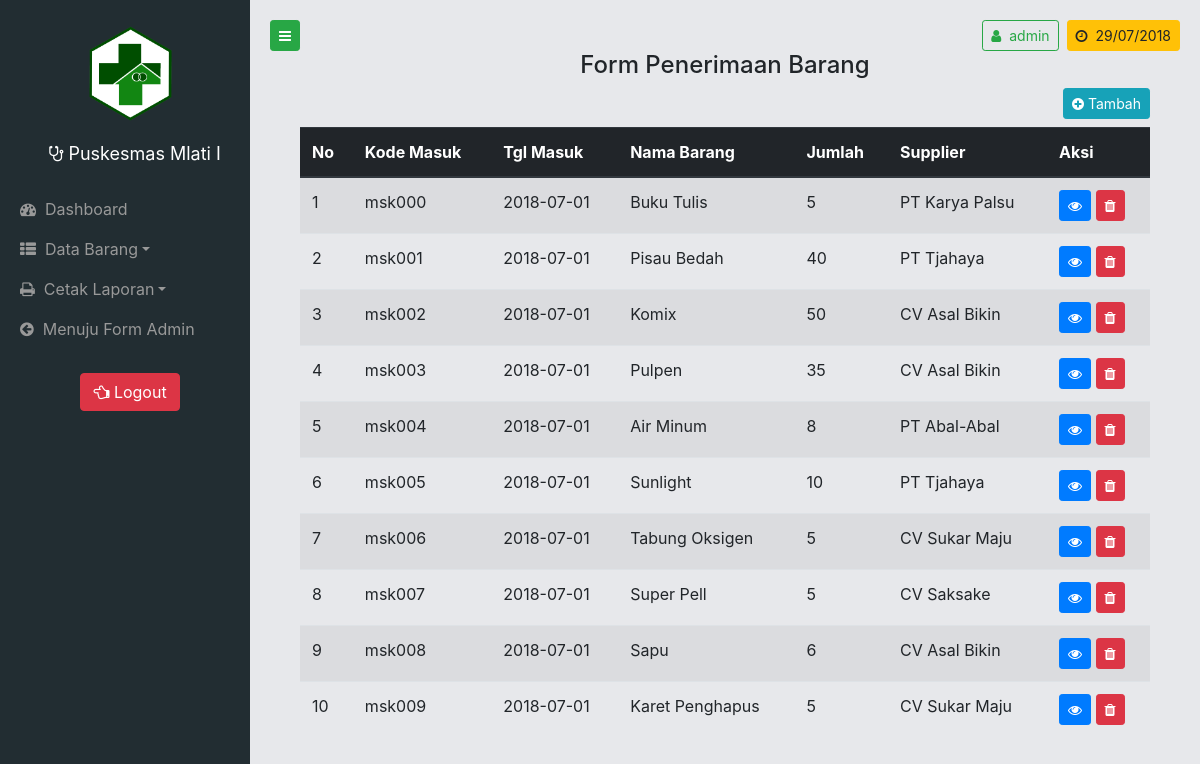
Before: /page/user/index.php?page=penerimaan (signed in) with the older database file.
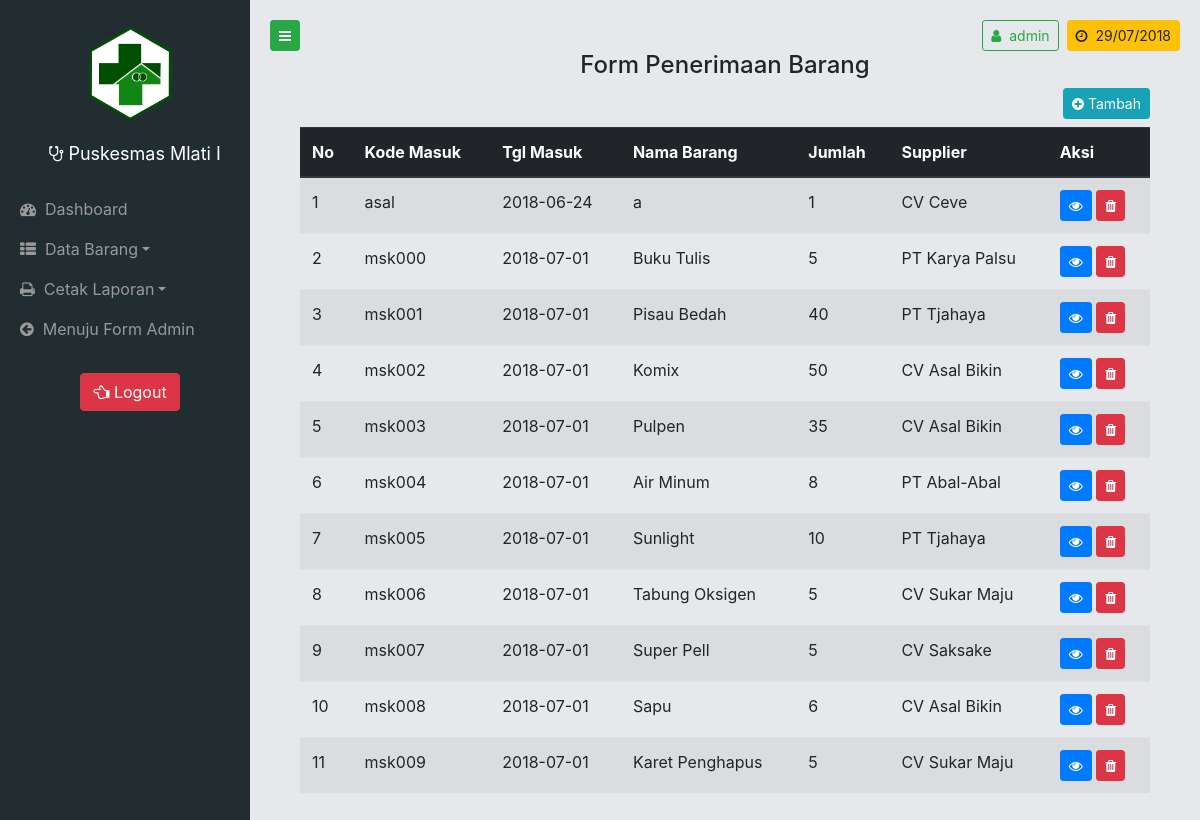
After: the same page with the newer database file.
### tables this page shows
CREATE TABLE `brgmasuk` (
  `kodemasuk` varchar(10) NOT NULL,
  `tglmasuk` date NOT NULL,
  `kodebrg` varchar(10) NOT NULL,
  `jumlah` int(10) NOT NULL
);

CREATE TABLE `barang` (
  `kodebrg` varchar(10) NOT NULL,
  `namabrg` varchar(50) NOT NULL,
  `kodejen` varchar(10) NOT NULL,
  `jumlah` int(10) NOT NULL,
  `harga` int(10) NOT NULL,
  `kodesatuan` varchar(10) NOT NULL,
  `tglmsk` date NOT NULL,
  `kodesup` varchar(10) NOT NULL,
  `foto` varchar(100) DEFAULT NULL
);

CREATE TABLE `supplier` (
  `kodesup` varchar(10) NOT NULL,
  `namasup` varchar(50) NOT NULL,
  `alamat` varchar(100) NOT NULL,
  `telp` int(15) NOT NULL,
  `kontak` varchar(30) NOT NULL,
  `ket` varchar(1000) DEFAULT NULL
);

### page/user/penerimaan.php (the view, shortened to what this page needs)
<?php
$sql = "SELECT brgmasuk.kodemasuk,brgmasuk.tglmasuk,barang.namabrg,brgmasuk.jumlah,supplier.namasup,barang.kodebrg,satuan.namasatuan,barang.foto FROM brgmasuk INNER JOIN barang ON brgmasuk.kodebrg = barang.kodebrg INNER JOIN supplier ON barang.kodesup = supplier.kodesup INNER JOIN satuan ON barang.kodesatuan = satuan.kodesatuan WHERE brgmasuk.jumlah!='0' ORDER BY brgmasuk.kodemasuk ASC";
$query = mysqli_query($con, $sql);
?>
<center>
	<h4>Form Penerimaan Barang</h4>
</center>
<div class="container-fluid mb-auto">
	<button type="button" class="btn btn-info btn-sm mb-2 float-right" onclick="showmodalmasuk();" data-toggle="tooltip" data-placement="left" title="Tambah Data">
		<i class="fa fa-plus-circle"></i>&nbsp;Tambah
	</button>
	<div class="table-responsive">
		<table class="table table-hover table-striped" id="tabbrgmasuk">
			<thead class="thead-dark">
				<tr>
					<th>No</th>
					<th>Kode Masuk</th>
					<th>Tgl Masuk</th>
					<th>Nama Barang</th>
					<th>Jumlah</th>
					<th>Supplier</th>
					<th>Aksi</th>
				</tr>
			</thead>
			<tbody>
				<?php
				$i = 1;
				while ($value = mysqli_fetch_row($query)) {
				?>
				<tr>
					<td><?php echo $i; ?></td>
					<td><?php echo $value[0] ?></td>
					<td><?php echo $value[1] ?></td>
					<td><?php echo $value[2] ?></td>
					<td><?php echo $value[3] ?></td>
					<td><?php echo $value[4] ?></td>
					<td>
						<button type="button" class="btn btn-primary btn-sm" data-toggle="tooltip" data-placement="top" title="Detail Data"  onclick="showmodaldet('<?php echo $value[7] ?>','<?php echo $value[0] ?>','<?php echo $value[2] ?>',<?php echo $value[3] ?>,'<?php echo $value[6] ?>','<?php echo $value[1] ?>','<?php echo $value[4] ?>');">
							<i class="fa fa-eye"></i>
						</button>
						<button type="button" class="btn btn-danger btn-sm" data-toggle="tooltip" data-placement="top" title="Hapus Data" onclick="showmodaldel('<?php echo $value[0] ?>','<?php echo $value[1] ?>','<?php echo $value[5] ?>','<?php echo $value[2] ?>',<?php echo $value[3] ?>);">
							<i class="fa fa-trash"></i>
						</button>
					</td>
				</tr>
				<?php
				$i++;
				}
				?>
			</tbody>
		</table>
	</div>
</div>

Changed rows visible on the page:
added brgmasuk: kodemasuk "asal", tglmasuk "2018-06-24", kodebrg.namabrg "a", jumlah "1", supplier.namasup "CV Ceve"
